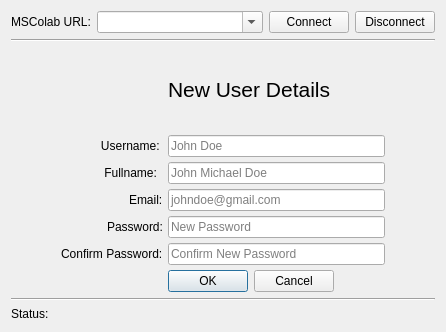
<?xml version="1.0" encoding="UTF-8"?>
<ui version="4.0">
 <class>MSColabConnectDialog</class>
 <widget class="QDialog" name="MSColabConnectDialog">
  <property name="geometry">
   <rect>
    <x>0</x>
    <y>0</y>
    <width>446</width>
    <height>332</height>
   </rect>
  </property>
  <property name="windowTitle">
   <string>Connect to MSColab</string>
  </property>
  <layout class="QGridLayout" name="gridLayout_4">
   <item row="0" column="0">
    <layout class="QHBoxLayout" name="horizontalLayout_2" stretch="0,1,0,0">
     <item>
      <widget class="QLabel" name="urlLabel">
       <property name="text">
        <string>MSColab URL:</string>
       </property>
      </widget>
     </item>
     <item>
      <widget class="QComboBox" name="urlCb">
       <property name="toolTip">
        <string>Enter Mscolab Server URL</string>
       </property>
       <property name="editable">
        <bool>true</bool>
       </property>
      </widget>
     </item>
     <item>
      <widget class="QPushButton" name="connectBtn">
       <property name="toolTip">
        <string>Connect to entered URL</string>
       </property>
       <property name="text">
        <string>Connect</string>
       </property>
       <property name="shortcut">
        <string>Return</string>
       </property>
       <property name="autoDefault">
        <bool>true</bool>
       </property>
      </widget>
     </item>
     <item>
      <widget class="QPushButton" name="disconnectBtn">
       <property name="text">
        <string>Disconnect</string>
       </property>
      </widget>
     </item>
    </layout>
   </item>
   <item row="1" column="0">
    <widget class="Line" name="line">
     <property name="orientation">
      <enum>Qt::Horizontal</enum>
     </property>
    </widget>
   </item>
   <item row="2" column="0">
    <widget class="QStackedWidget" name="stackedWidget">
     <property name="currentIndex">
      <number>1</number>
     </property>
     <widget class="QWidget" name="loginPage">
      <layout class="QGridLayout" name="gridLayout_3">
       <property name="leftMargin">
        <number>100</number>
       </property>
       <property name="topMargin">
        <number>0</number>
       </property>
       <property name="rightMargin">
        <number>100</number>
       </property>
       <property name="bottomMargin">
        <number>0</number>
       </property>
       <item row="3" column="0" colspan="2">
        <widget class="QPushButton" name="loginBtn">
         <property name="toolTip">
          <string>Login using entered credentials</string>
         </property>
         <property name="text">
          <string>Login</string>
         </property>
         <property name="shortcut">
          <string>Return</string>
         </property>
         <property name="autoDefault">
          <bool>true</bool>
         </property>
        </widget>
       </item>
       <item row="4" column="1">
        <widget class="QPushButton" name="addUserBtn">
         <property name="toolTip">
          <string>Add new user to the server</string>
         </property>
         <property name="text">
          <string>Add user</string>
         </property>
         <property name="autoDefault">
          <bool>false</bool>
         </property>
        </widget>
       </item>
       <item row="0" column="0" colspan="2" alignment="Qt::AlignHCenter">
        <widget class="QLabel" name="loginTopicLabel">
         <property name="font">
          <font>
           <pointsize>16</pointsize>
          </font>
         </property>
         <property name="text">
          <string>Login Details:</string>
         </property>
        </widget>
       </item>
       <item row="4" column="0">
        <widget class="QLabel" name="clickNewUserLabel">
         <property name="text">
          <string>Click here if new user</string>
         </property>
        </widget>
       </item>
       <item row="5" column="0" colspan="2">
        <widget class="QPushButton" name="loginWithIDPBtn">
         <property name="text">
          <string>Login by Identity Provider</string>
         </property>
        </widget>
       </item>
       <item row="1" column="0" colspan="2">
        <widget class="QLineEdit" name="loginEmailLe">
         <property name="placeholderText">
          <string>Email ID</string>
         </property>
        </widget>
       </item>
       <item row="2" column="0" colspan="2">
        <widget class="QLineEdit" name="loginPasswordLe">
         <property name="echoMode">
          <enum>QLineEdit::Password</enum>
         </property>
         <property name="placeholderText">
          <string>Password</string>
         </property>
        </widget>
       </item>
      </layout>
     </widget>
     <widget class="QWidget" name="newuserPage">
      <layout class="QGridLayout" name="gridLayout_2">
       <property name="leftMargin">
        <number>50</number>
       </property>
       <property name="topMargin">
        <number>0</number>
       </property>
       <property name="rightMargin">
        <number>50</number>
       </property>
       <property name="bottomMargin">
        <number>0</number>
       </property>
       <property name="spacing">
        <number>5</number>
       </property>
       <item row="1" column="1">
        <widget class="QLineEdit" name="newUsernameLe">
         <property name="placeholderText">
          <string>John Doe</string>
         </property>
        </widget>
       </item>
       <item row="0" column="1">
        <widget class="QLabel" name="newUserTopicLabel">
         <property name="font">
          <font>
           <pointsize>16</pointsize>
          </font>
         </property>
         <property name="text">
          <string>New User Details</string>
         </property>
        </widget>
       </item>
       <item row="8" column="1">
        <widget class="QLineEdit" name="newEmailLe">
         <property name="placeholderText">
          <string>johndoe@gmail.com</string>
         </property>
        </widget>
       </item>
       <item row="11" column="1" alignment="Qt::AlignLeft">
        <widget class="QDialogButtonBox" name="newUserBb">
         <property name="layoutDirection">
          <enum>Qt::LeftToRight</enum>
         </property>
         <property name="standardButtons">
          <set>QDialogButtonBox::Cancel|QDialogButtonBox::Ok</set>
         </property>
        </widget>
       </item>
       <item row="9" column="1">
        <widget class="QLineEdit" name="newPasswordLe">
         <property name="echoMode">
          <enum>QLineEdit::Password</enum>
         </property>
         <property name="placeholderText">
          <string>New Password</string>
         </property>
        </widget>
       </item>
       <item row="8" column="0" alignment="Qt::AlignRight">
        <widget class="QLabel" name="newEmailLabel">
         <property name="text">
          <string>Email:</string>
         </property>
        </widget>
       </item>
       <item row="10" column="1">
        <widget class="QLineEdit" name="newConfirmPasswordLe">
         <property name="echoMode">
          <enum>QLineEdit::Password</enum>
         </property>
         <property name="placeholderText">
          <string>Confirm New Password</string>
         </property>
        </widget>
       </item>
       <item row="2" column="1">
        <widget class="QLineEdit" name="fullname">
         <property name="placeholderText">
          <string>John Michael Doe</string>
         </property>
        </widget>
       </item>
       <item row="10" column="0" alignment="Qt::AlignRight">
        <widget class="QLabel" name="newConfirmPasswordLabel">
         <property name="text">
          <string>Confirm Password:</string>
         </property>
        </widget>
       </item>
       <item row="9" column="0" alignment="Qt::AlignRight">
        <widget class="QLabel" name="newPasswordLabel">
         <property name="text">
          <string>Password:</string>
         </property>
        </widget>
       </item>
       <item row="2" column="0">
        <widget class="QLabel" name="fullnameLabel">
         <property name="text">
          <string>             Fullname:</string>
         </property>
        </widget>
       </item>
       <item row="1" column="0">
        <widget class="QLabel" name="newUsernameLabel">
         <property name="text">
          <string>            Username:</string>
         </property>
        </widget>
       </item>
      </layout>
     </widget>
     <widget class="QWidget" name="httpAuthPage">
      <layout class="QVBoxLayout" name="verticalLayout_4">
       <property name="leftMargin">
        <number>0</number>
       </property>
       <property name="topMargin">
        <number>0</number>
       </property>
       <property name="rightMargin">
        <number>0</number>
       </property>
       <property name="bottomMargin">
        <number>0</number>
       </property>
       <item>
        <widget class="QLabel" name="httpTopicLabel">
         <property name="enabled">
          <bool>true</bool>
         </property>
         <property name="sizePolicy">
          <sizepolicy hsizetype="Preferred" vsizetype="Minimum">
           <horstretch>0</horstretch>
           <verstretch>0</verstretch>
          </sizepolicy>
         </property>
         <property name="text">
          <string>HTTP Server Authentication</string>
         </property>
         <property name="alignment">
          <set>Qt::AlignLeading|Qt::AlignLeft|Qt::AlignTop</set>
         </property>
        </widget>
       </item>
       <item>
        <layout class="QGridLayout" name="gridLayout">
         <property name="sizeConstraint">
          <enum>QLayout::SetDefaultConstraint</enum>
         </property>
         <item row="0" column="1">
          <widget class="QLineEdit" name="httpPasswordLe">
           <property name="echoMode">
            <enum>QLineEdit::Password</enum>
           </property>
           <property name="placeholderText">
            <string>Server Auth Password</string>
           </property>
          </widget>
         </item>
         <item row="0" column="0">
          <widget class="QLabel" name="httpPasswordLabel">
           <property name="text">
            <string>Password:</string>
           </property>
          </widget>
         </item>
        </layout>
       </item>
       <item>
        <spacer name="verticalSpacer">
         <property name="orientation">
          <enum>Qt::Vertical</enum>
         </property>
         <property name="sizeHint" stdset="0">
          <size>
           <width>20</width>
           <height>40</height>
          </size>
         </property>
        </spacer>
       </item>
      </layout>
     </widget>
     <widget class="QWidget" name="idpAuthPage">
      <property name="enabled">
       <bool>true</bool>
      </property>
      <widget class="QWidget" name="layoutWidget">
       <property name="geometry">
        <rect>
         <x>0</x>
         <y>20</y>
         <width>451</width>
         <height>141</height>
        </rect>
       </property>
       <layout class="QGridLayout" name="idpAuthGridLayout">
        <property name="sizeConstraint">
         <enum>QLayout::SetDefaultConstraint</enum>
        </property>
        <item row="0" column="0">
         <widget class="QLabel" name="idpAuthTokenLabel">
          <property name="text">
           <string>Token</string>
          </property>
         </widget>
        </item>
        <item row="0" column="1">
         <widget class="QLineEdit" name="idpAuthPasswordLe">
          <property name="text">
           <string/>
          </property>
          <property name="echoMode">
           <enum>QLineEdit::Normal</enum>
          </property>
          <property name="placeholderText">
           <string>Identity Provider Auth Token</string>
          </property>
         </widget>
        </item>
        <item row="1" column="1">
         <widget class="QPushButton" name="idpAuthTokenSubmitBtn">
          <property name="text">
           <string>Submit</string>
          </property>
         </widget>
        </item>
        <item row="3" column="0" colspan="2">
         <spacer name="IdpAuthVerticalSpacer">
          <property name="orientation">
           <enum>Qt::Vertical</enum>
          </property>
          <property name="sizeHint" stdset="0">
           <size>
            <width>20</width>
            <height>40</height>
           </size>
          </property>
         </spacer>
        </item>
       </layout>
      </widget>
      <widget class="QLabel" name="idpAuthTopicLabel">
       <property name="enabled">
        <bool>true</bool>
       </property>
       <property name="geometry">
        <rect>
         <x>0</x>
         <y>0</y>
         <width>456</width>
         <height>15</height>
        </rect>
       </property>
       <property name="sizePolicy">
        <sizepolicy hsizetype="Preferred" vsizetype="Minimum">
         <horstretch>0</horstretch>
         <verstretch>0</verstretch>
        </sizepolicy>
       </property>
       <property name="text">
        <string>Identity Provider Authentication</string>
       </property>
       <property name="alignment">
        <set>Qt::AlignLeading|Qt::AlignLeft|Qt::AlignTop</set>
       </property>
      </widget>
     </widget>
    </widget>
   </item>
   <item row="3" column="0">
    <widget class="Line" name="line_2">
     <property name="orientation">
      <enum>Qt::Horizontal</enum>
     </property>
    </widget>
   </item>
   <item row="4" column="0">
    <layout class="QHBoxLayout" name="statusHL" stretch="1">
     <property name="topMargin">
      <number>0</number>
     </property>
     <item>
      <widget class="QLabel" name="statusLabel">
       <property name="styleSheet">
        <string notr="true"/>
       </property>
       <property name="text">
        <string>Status:</string>
       </property>
      </widget>
     </item>
    </layout>
   </item>
  </layout>
 </widget>
 <tabstops>
  <tabstop>urlCb</tabstop>
  <tabstop>connectBtn</tabstop>
  <tabstop>loginEmailLe</tabstop>
  <tabstop>loginPasswordLe</tabstop>
  <tabstop>loginBtn</tabstop>
  <tabstop>addUserBtn</tabstop>
  <tabstop>newEmailLe</tabstop>
  <tabstop>newPasswordLe</tabstop>
  <tabstop>newConfirmPasswordLe</tabstop>
  <tabstop>httpPasswordLe</tabstop>
 </tabstops>
 <resources/>
 <connections/>
</ui>
